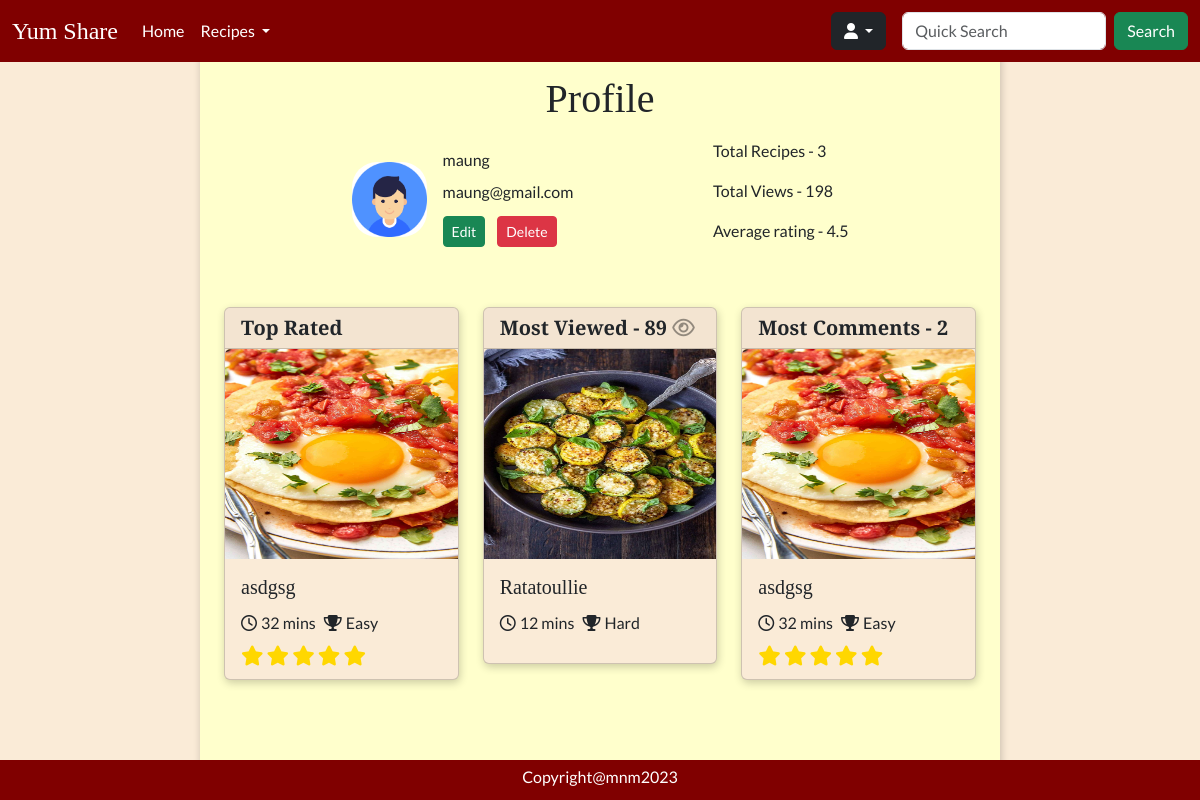
/profile?id=23 (signed in), run on the app's committed database.
### tables this page shows
CREATE TABLE `users` (
  `id` int NOT NULL AUTO_INCREMENT,
  `name` varchar(255) NOT NULL,
  `email` varchar(255) NOT NULL,
  `password` varchar(255) NOT NULL,
  `is_admin` int DEFAULT '0',
  `created` datetime NOT NULL,
  `updated` datetime DEFAULT NULL,
  PRIMARY KEY (`id`)
);

CREATE TABLE `recipes` (
  `id` int NOT NULL AUTO_INCREMENT,
  `name` varchar(255) NOT NULL,
  `time` int NOT NULL,
  `difficulty` int DEFAULT NULL,
  `description` varchar(255) DEFAULT NULL,
  `instructions` text NOT NULL,
  `servings` int DEFAULT NULL,
  `image` varchar(255) DEFAULT NULL,
  `views` int DEFAULT '0',
  `user_id` int NOT NULL,
  `created` datetime NOT NULL,
  `ingredients` text NOT NULL,
  `updated` datetime DEFAULT NULL,
  `rating` int DEFAULT '0',
  PRIMARY KEY (`id`),
  KEY `user_id` (`user_id`),
  CONSTRAINT `recipes_ibfk_1` FOREIGN KEY (`user_id`) REFERENCES `users` (`id`) ON DELETE CASCADE
);

### Core/functions.php (called while the page is built, shortened)
<?php
function base_path($path)
{
    return BASE_PATH . $path;
}
function view($path, $attributes = [])
{
    extract($attributes);
    require base_path('views/' . $path);
}
function intToDifficulty($value) {
    switch($value) {
        case 1:
            return 'Easy';
            break;
        case 3:
            return 'Hard';
            break;
    }
}

### Http/controllers/profile/index.php (called while the page is built, shortened)
<?php
$profileService = new ProfileService();
$profileService->processProfile($_GET['id']);
view('/profile/index.view.php', [
    'user' => $profileService->getUser(),
    'info' => $profileService->getProfileInfo(),
    'topRated' => $profileService->getTopRated(),
    'mostViewed' => $profileService->getMostViewed(),
    'mostComments' => $profileService->getMostComments(),
    'commentsCount' => $profileService->getCommentsCount()
]);

### public/index.php (called while the page is built, shortened)
<?php
require BASE_PATH . 'Core/functions.php';
require BASE_PATH . 'bootstrap.php';
$router = new Core\Router();
$url = parse_url($_SERVER['REQUEST_URI'])['path'];
$method = $_POST['_method'] ?? $_SERVER['REQUEST_METHOD'];
$router->route($url, $method);

### repositories/UserRepository.php (called while the page is built, shortened)
<?php
class UserRepository
{
    protected $db;
    public function __construct()
    {
        $this->db = App::getContainer()->resolve('Core\Database');
    }
    public function findById($id) {
        $query = "SELECT * FROM users WHERE id = :id";
        $user = $this->db->query($query, [
            'id' => $id
        ])->fetch();
        return $user;
    }
}

### Core/App.php (called while the page is built, shortened)
<?php
class App
{
    protected static Container $container;
    public static function setContainer($container) {
        static::$container = $container;
    }
    public static function getContainer() {
        return static::$container;
    }
}

### config.php (called while the page is built)
<?php
return [
  'database' => [
      'host' => 'localhost',
      'port' => 3306,
      'dbname' => 'recipeapp'
  ]
];

### bootstrap.php (called while the page is built, shortened)
<?php
$container = new Container();
$container->bind('Core\Database', function () {
    $config = require base_path('config.php');
    return new Database($config['database']);
});

### Core/Database.php (called while the page is built, shortened)
<?php
class Database
{
    protected $connection;
    public function __construct($config, $username = 'root', $password = 'password')
    {
        $dsn = 'mysql:' . http_build_query($config, '', ';');
        $this->connection = new PDO($dsn, $username, $password, [
            PDO::ATTR_DEFAULT_FETCH_MODE => PDO::FETCH_ASSOC
        ]);
    }
    public function query($query, $params = []) {
        $this->statement = $this->connection->prepare($query);
        $this->statement->execute($params);
        return $this->statement;
    }
}

### Core/Container.php (called while the page is built, shortened)
<?php
class Container
{
    protected $bindings = [];
    public function bind($key, $value) {
        $this->bindings[$key] = $value;
    }
    public function resolve($key) {
        return call_user_func($this->bindings[$key]);
    }
}

### Http/services/ProfileService.php (called while the page is built, shortened)
<?php
class ProfileService
{
    protected RecipeRepository $recipeRepo;
    protected CommentRepository $commentRepo;
    protected UserRepository $userRepo;
    public function __construct()
    {
        $this->recipeRepo = new RecipeRepository();
        $this->commentRepo = new CommentRepository();
        $this->userRepo = new UserRepository();
    }
    public function processProfile($userId) {
        $this->user = $this->userRepo->findById($userId);
        $recipes = $this->recipeRepo->findByUserId($userId);
        $topRated = $recipes[0];
        $mostViewed = $recipes[0];
        $comments = [];
        foreach ($recipes as $recipe) {
            if ($recipe['views'] > $mostViewed['views']) {
                $mostViewed = $recipe;
            } elseif ($recipe['views'] === $mostViewed['views'] && $recipe['rating'] > $mostViewed['rating']) {
                $mostViewed = $recipe;
            }
            $commentsCount = count($this->commentRepo->findByRecipeId($recipe['id']));
            $comments[$recipe['id']] = $commentsCount;
        }
        $mostComments = null;
        $commentsCount = null;
        foreach ($comments as $key => $value) {
            if ($commentsCount === null || $value > $commentsCount) {
                $commentsCount = $value;
                $mostComments = $key;
            }
        }
        $mostComments = $this->recipeRepo->findById($mostComments);
    }
}

### repositories/RecipeRepository.php (called while the page is built, shortened)
<?php
class RecipeRepository
{
    protected $db;
    public function __construct()
    {
        $this->db = App::getContainer()->resolve('Core\Database');
    }
    public function findByUserId($userId) {
        $statement = "SELECT * FROM recipes WHERE user_id = :userId";
        return $this->db->query($statement, [
            'userId' => $userId
        ])->fetchAll();
    }
    public function findById($recipeId) {
        $statement = "SELECT * FROM recipes WHERE id = :id";
        return $this->db->query($statement, [
           'id' => $recipeId
        ])->fetch();
    }
}

### repositories/CommentRepository.php (called while the page is built, shortened)
<?php
class CommentRepository
{
    protected Database $db;
    public function __construct()
    {
        $this->db = App::getContainer()->resolve('Core\Database');
    }
    public function findByRecipeId(int $recipeId) : array {
        $statement = "SELECT * FROM comments WHERE recipe_id = :recipeId";
        return $this->db->query($statement, [
           'recipeId' => $recipeId
        ])->fetchAll();
    }
}

### views/profile/index.view.php (the view, shortened to what this page needs)
<!doctype html>
<html lang="en">
<head>
    <?php require BASE_PATH . 'public/resources/links/links.php' ?>
</head>
<body>
    <header>
        <?php require base_path('views/partials/nav.view.php') ?>
    </header>
    <main class="d-flex justify-content-center align-items-center" style="height: 100vh; width: auto; ">
        <div class="content container-fluid" style="max-width: 800px; background-color: #ffffcc ; box-shadow: 1px 3px 8px rgba(0,0,0,0.2);">
            <h1 class="heading text-center mb-3">Profile</h1>
            <div class="d-flex flex-row justify-content-evenly align-items-center" style="width: 100%;">
                <div class="d-flex flex-row justify-content-evenly align-items-center gap-3">
                    <div class="" style="width: 75px; height: 75px; border-radius: 25px; background-image: url(/resources/images/user-avatar.png); background-position: center; background-size: cover;"></div>
                    <div class="d-flex flex-column lh-1">
                        <p><?= $user['name'] ?></p>
                        <p><?= $user['email'] ?></p>
                        <div class="d-flex flex-row justify-content-start gap-2">
                            <a class="btn btn-sm btn-success me-1" href="/profile/edit?id=<?= $_SESSION['user']['id'] ?>">Edit</a>
                            <button class="btn btn-sm btn-danger" onclick="confirmDeleteProfile(<?= $_SESSION['user']['id'] ?>)">Delete</button>
                        </div>
                    </div>
                </div>
                <div class="">
                    <p>Total Recipes - <?= isset($info['recipesCount']) ? $info['recipesCount'] : 0 ?></p>
                    <p>Total Views - <?= isset($info['totalViews']) ? $info['totalViews'] : 0 ?></p>
                    <p>Average rating - <?= isset($info['avgRating']) ? $info['avgRating'] : 0 ?></p>
                </div>
            </div>
            <?php if (empty($info)) : ?>
                <p class="text-center mt-3">You don't have any recipe. <a href="/recipes/create">Create</a> a recipe now</p>
            <?php else : ?>
                <div class="container mt-5">
                    <div class="row">
                        <div class="col-12 col-md-4">
                            <a class="no-underline" href="/recipe?id=<?= $topRated['id'] ?>">
                                <div class="recipe-card card mb-3" style="background-color: #FAEBD7;">
                                    <h5 class="card-header heading fw-semibold">Top Rated</h5>
                                    <img src=<?= $topRated['image'] ?> class="card-img-top bg-white" alt="recipe" style="height: 210px ;">
                                    <div class="card-body lh-1">
                                        <h5 class="heading card-title fs-5"><?= htmlspecialchars($topRated['name']) ?></h5>
                                        <div class="d-flex flex-column justify-content-between mt-3">
                                            <div class="d-flex flex-row gap-2">
                                                <p><i class="fa-regular fa-clock me-1"></i><?= htmlspecialchars($topRated['time']) ?> mins</p>
                                                <p><i class="fa-solid fa-trophy me-1"></i><?= htmlspecialchars(intToDifficulty($topRated['difficulty'])) ?></p>
                                            </div>
                                            <div>
                                                <?php for ($i = 1; $i <= $topRated['rating']; $i++) : ?>
                                                    <i class="star fa-solid fa-star fa-lg"></i>
                                                <?php endfor; ?>
                                            </div>
                                        </div>
                                    </div>
                                </div>
                            </a>
                        </div>
                        <div class="col-12 col-md-4">
                            <a class="no-underline" href="/recipe?id=<?= $mostViewed['id'] ?>">
                                <div class="recipe-card card mb-3" style="background-color: #FAEBD7;">
                                    <h5 class="card-header heading fw-semibold">Most Viewed - <?= $mostViewed['views'] ?> <i class="fa-regular fa-eye text-" style="color: rgba(0,0,0,0.4);"></i></h5>
                                    <img src=<?= $mostViewed['image'] ?> class="card-img-top bg-white" alt="recipe" style="height: 210px ;">
                                    <div class="card-body lh-1">
                                        <h5 class="heading card-title fs-5"><?= htmlspecialchars($mostViewed['name']) ?></h5>
                                        <div class="d-flex flex-column justify-content-between mt-3">
                                            <div class="d-flex flex-row gap-2">
                                                <p><i class="fa-regular fa-clock me-1"></i><?= htmlspecialchars($mostViewed['time']) ?> mins</p>
                                                <p><i class="fa-solid fa-trophy me-1"></i><?= htmlspecialchars(intToDifficulty($mostViewed['difficulty'])) ?></p>
                                            </div>
                                        </div>
                                    </div>
                                </div>
                            </a>
                        </div>
                        <div class="col-12 col-md-4">
                            <a class="no-underline" href="/recipe?id=<?= $mostComments['id'] ?>">
                                <div class="recipe-card card mb-3" style="background-color: #FAEBD7;">
                                    <h5 class="card-header heading fw-semibold">Most Comments - <?= $commentsCount ?></h5>
                                    <img src=<?= $mostComments['image'] ?> class="card-img-top bg-white" alt="recipe" style="height: 210px ;">
                                    <div class="card-body lh-1">
                                        <h5 class="heading card-title fs-5"><?= htmlspecialchars($mostComments['name']) ?></h5>
                                        <div class="d-flex flex-column justify-content-between mt-3">
                                            <div class="d-flex flex-row gap-2">
                                                <p><i class="fa-regular fa-clock me-1"></i><?= htmlspecialchars($mostComments['time']) ?> mins</p>
                                                <p><i class="fa-solid fa-trophy me-1"></i><?= htmlspecialchars(intToDifficulty($mostComments['difficulty'])) ?></p>
                                            </div>
                                            <div>
                                                <?php for ($i = 1; $i <= $mostComments['rating']; $i++) : ?>
                                                    <i class="star fa-solid fa-star fa-lg"></i>
                                                <?php endfor; ?>
                                            </div>
                                        </div>
                                    </div>
                                </div>
                            </a>
                        </div>
                    </div>
                </div>
            <?php endif; ?>
        </div>
    </main>
    <footer>
        <?php require base_path("views/partials/footer.view.php") ?>
    </footer>
</body>

### Core/Router.php (shortened to what this page needs)
<?php
class Router
{
    protected $routes = [];
    public function add($url, $controller, $method) {
        $this->routes[] = [
            'url' => $url,
            'controller' => $controller,
            'method' => $method,
            'middleware' => null
        ];
        return $this;
    }
    public function only($key) {
        $this->routes[array_key_last($this->routes)]['middleware'] = $key;
        return $this;
    }
    public function route($url, $method) {
        foreach ($this->routes as $route) {
            if ($route['url'] === $url && $route['method'] === strtoupper($method)) {
                return require base_path('Http/controllers/' . $route['controller']);
            }
        }
    }
}

### public/resources/css/nav.css (style rules this page uses)
.no-underline { text-decoration: none; }
nav, footer { background-color: #800000; }

### public/resources/css/general.css (style rules this page uses)
body { background-color: #FAEBD7; font-family: 'Lato', sans-serif; position: relative; }
.content { padding-top: 75px; padding-bottom: 75px; min-height: 100vh; }
.heading { font-family: 'Playfair Display', serif; }
.recipe-card { box-shadow: 1px 3px 8px rgba(0,0,0,0.2); transition: transform 0.5s; }
.star { color: #FFD700; }
footer { position: fixed; bottom: 0; left: 0; width: 100%; text-align: center; padding-top: 10px; }

### data on the page
users: name "maung", email "maung@gmail.com"
recipes: image (picture), name "asdgsg", time "32", difficulty "Easy"
recipes: views "89", image (picture), name "Ratatoullie", time "12", difficulty "Hard"

### other printed values
$info['totalViews'] "198"
$commentsCount "2"
